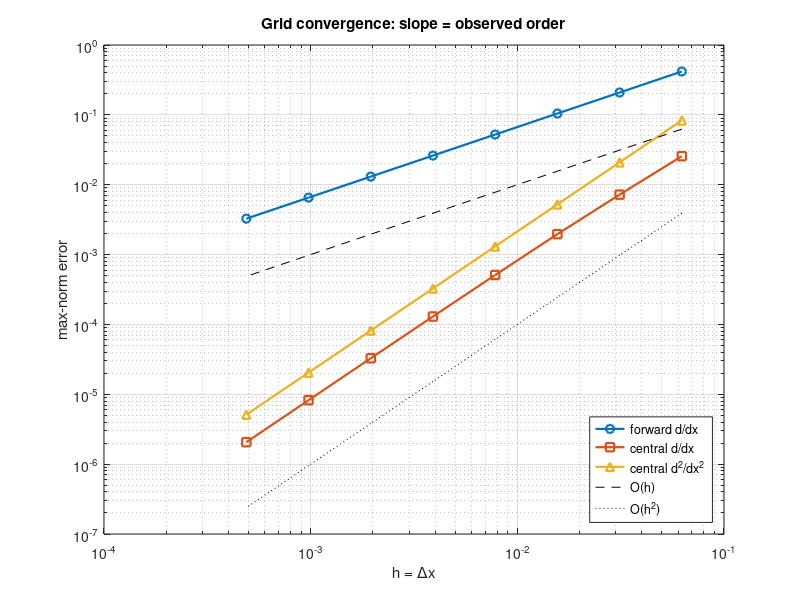

MATLAB code for this plot:
%CONVERGENCE_STUDY  Measure the observed order of accuracy of FD stencils.
%
%   Tutorial 2.  Run:  convergence_study
%
%   The single most important diagnostic in CFD: solve a problem whose answer
%   you know, on a sequence of refined grids, and check that the error falls at
%   the theoretical rate.  Expected orders here: 1, 2, 2.
%
%   See also DIFF_MATRIX.

if ~exist('QUIET','var'), QUIET = false; end

% Test function on [0,1] with known derivatives.  Choose something with all
% derivatives nonzero so no error term accidentally vanishes and flatters us.
f   = @(x) sin(4*x) .* exp(-x);
df  = @(x) 4*cos(4*x).*exp(-x) - sin(4*x).*exp(-x);
d2f = @(x) -16*sin(4*x).*exp(-x) - 8*cos(4*x).*exp(-x) + sin(4*x).*exp(-x);

N = 2.^(4:11);                 % 16 .. 2048 intervals
h = 1./N;
[e_fwd, e_cen, e_2nd] = deal(zeros(size(N)));

for k = 1:numel(N)
    x = linspace(0,1,N(k)+1)';
    u = f(x);

    % Interior nodes only: the boundaries need one-sided stencils, and mixing
    % those in would pollute the very order we are trying to measure.
    i = 2:N(k);

    d_fwd = (u(i+1) - u(i)) / h(k);                    % O(h)
    d_cen = (u(i+1) - u(i-1)) / (2*h(k));              % O(h^2)
    d_2nd = (u(i+1) - 2*u(i) + u(i-1)) / h(k)^2;       % O(h^2)

    % Max-norm error.  (Use inf-norm; the plain 2-norm needs a sqrt(h) weight
    % to be a true function norm -- a classic way to fake a good-looking rate.)
    e_fwd(k) = norm(d_fwd - df(x(i)),  inf);
    e_cen(k) = norm(d_cen - df(x(i)),  inf);
    e_2nd(k) = norm(d_2nd - d2f(x(i)), inf);
end

% Observed order between successive grids: p = log2(E(h)/E(h/2))
p_fwd = log2(e_fwd(1:end-1)./e_fwd(2:end));
p_cen = log2(e_cen(1:end-1)./e_cen(2:end));
p_2nd = log2(e_2nd(1:end-1)./e_2nd(2:end));

fprintf('\n     N   fwd err   order |  cen err   order |  2nd err   order\n');
fprintf('  ------------------------------------------------------------\n');
for k = 1:numel(N)
    fprintf('  %4d  %9.2e', N(k), e_fwd(k));
    if k>1, fprintf(' %6.2f |', p_fwd(k-1)); else, fprintf('    --- |'); end
    fprintf(' %9.2e', e_cen(k));
    if k>1, fprintf(' %6.2f |', p_cen(k-1)); else, fprintf('    --- |'); end
    fprintf(' %9.2e', e_2nd(k));
    if k>1, fprintf(' %6.2f\n', p_2nd(k-1)); else, fprintf('    ---\n'); end
end
fprintf('\n  Asymptotic orders: fwd %.2f | cen %.2f | 2nd %.2f\n', ...
        p_fwd(end), p_cen(end), p_2nd(end));
fprintf('  Expected:          fwd 1.00 | cen 2.00 | 2nd 2.00\n\n');

if ~QUIET
    figure('Color','w','Position',[100 100 620 480]);
    loglog(h, e_fwd,'o-','LineWidth',1.6); hold on
    loglog(h, e_cen,'s-','LineWidth',1.6);
    loglog(h, e_2nd,'^-','LineWidth',1.6);
    loglog(h, h,    'k--');
    loglog(h, h.^2, 'k:');
    grid on; xlabel('h = \Deltax'); ylabel('max-norm error');
    legend({'forward d/dx','central d/dx','central d^2/dx^2','O(h)','O(h^2)'}, ...
           'Location','southeast');
    title('Grid convergence: slope = observed order');
end
